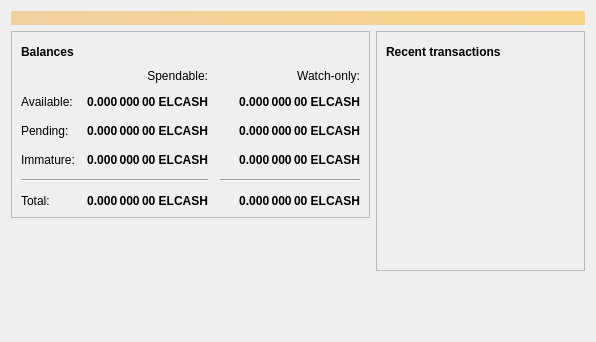
<?xml version="1.0" encoding="UTF-8"?>
<ui version="4.0">
 <class>OverviewPage</class>
 <widget class="QWidget" name="OverviewPage">
  <property name="geometry">
   <rect>
    <x>0</x>
    <y>0</y>
    <width>596</width>
    <height>342</height>
   </rect>
  </property>
  <property name="windowTitle">
   <string>Form</string>
  </property>
  <layout class="QVBoxLayout" name="topLayout">
   <item>
    <widget class="QLabel" name="labelAlerts">
     <property name="visible">
      <bool>false</bool>
     </property>
     <property name="styleSheet">
      <string notr="true">QLabel { background-color: qlineargradient(x1: 0, y1: 0, x2: 1, y2: 0, stop:0 #F0D0A0, stop:1 #F8D488); color:#000000; }</string>
     </property>
     <property name="wordWrap">
      <bool>true</bool>
     </property>
     <property name="margin">
      <number>3</number>
     </property>
     <property name="textInteractionFlags">
      <set>Qt::TextSelectableByMouse</set>
     </property>
    </widget>
   </item>
   <item>
    <layout class="QHBoxLayout" name="horizontalLayout" stretch="1,1">
     <item>
      <layout class="QVBoxLayout" name="verticalLayout_2">
       <item>
        <widget class="QFrame" name="frame">
         <property name="frameShape">
          <enum>QFrame::StyledPanel</enum>
         </property>
         <property name="frameShadow">
          <enum>QFrame::Raised</enum>
         </property>
         <layout class="QVBoxLayout" name="verticalLayout_4">
          <item>
           <layout class="QHBoxLayout" name="horizontalLayout_4">
            <item>
             <widget class="QLabel" name="label_5">
              <property name="font">
               <font>
                <weight>75</weight>
                <bold>true</bold>
               </font>
              </property>
              <property name="text">
               <string>Balances</string>
              </property>
             </widget>
            </item>
            <item>
             <widget class="QPushButton" name="labelWalletStatus">
              <property name="enabled">
               <bool>true</bool>
              </property>
              <property name="maximumSize">
               <size>
                <width>30</width>
                <height>16777215</height>
               </size>
              </property>
              <property name="toolTip">
               <string>The displayed information may be out of date. Your wallet automatically synchronizes with the Bitcoin network after a connection is established, but this process has not completed yet.</string>
              </property>
              <property name="text">
               <string/>
              </property>
              <property name="icon">
               <iconset resource="../bitcoin.qrc">
                <normaloff>:/icons/warning</normaloff>
                <disabledoff>:/icons/warning</disabledoff>:/icons/warning</iconset>
              </property>
              <property name="iconSize">
               <size>
                <width>24</width>
                <height>24</height>
               </size>
              </property>
              <property name="flat">
               <bool>true</bool>
              </property>
             </widget>
            </item>
            <item>
             <spacer name="horizontalSpacer_3">
              <property name="orientation">
               <enum>Qt::Horizontal</enum>
              </property>
              <property name="sizeHint" stdset="0">
               <size>
                <width>40</width>
                <height>20</height>
               </size>
              </property>
             </spacer>
            </item>
           </layout>
          </item>
          <item>
           <layout class="QGridLayout" name="gridLayout">
            <property name="spacing">
             <number>12</number>
            </property>
            <item row="2" column="2">
             <widget class="QLabel" name="labelWatchPending">
              <property name="font">
               <font>
                <weight>75</weight>
                <bold>true</bold>
               </font>
              </property>
              <property name="cursor">
               <cursorShape>IBeamCursor</cursorShape>
              </property>
              <property name="toolTip">
               <string>Unconfirmed transactions to watch-only addresses</string>
              </property>
              <property name="text">
               <string notr="true">0.000 000 00 ELCASH</string>
              </property>
              <property name="alignment">
               <set>Qt::AlignRight|Qt::AlignTrailing|Qt::AlignVCenter</set>
              </property>
              <property name="textInteractionFlags">
               <set>Qt::LinksAccessibleByMouse|Qt::TextSelectableByKeyboard|Qt::TextSelectableByMouse</set>
              </property>
             </widget>
            </item>
            <item row="2" column="1">
             <widget class="QLabel" name="labelUnconfirmed">
              <property name="font">
               <font>
                <weight>75</weight>
                <bold>true</bold>
               </font>
              </property>
              <property name="cursor">
               <cursorShape>IBeamCursor</cursorShape>
              </property>
              <property name="toolTip">
               <string>Total of transactions that have yet to be confirmed, and do not yet count toward the spendable balance</string>
              </property>
              <property name="text">
               <string notr="true">0.000 000 00 ELCASH</string>
              </property>
              <property name="alignment">
               <set>Qt::AlignRight|Qt::AlignTrailing|Qt::AlignVCenter</set>
              </property>
              <property name="textInteractionFlags">
               <set>Qt::LinksAccessibleByMouse|Qt::TextSelectableByKeyboard|Qt::TextSelectableByMouse</set>
              </property>
             </widget>
            </item>
            <item row="3" column="2">
             <widget class="QLabel" name="labelWatchImmature">
              <property name="font">
               <font>
                <weight>75</weight>
                <bold>true</bold>
               </font>
              </property>
              <property name="cursor">
               <cursorShape>IBeamCursor</cursorShape>
              </property>
              <property name="toolTip">
               <string>Mined balance in watch-only addresses that has not yet matured</string>
              </property>
              <property name="text">
               <string notr="true">0.000 000 00 ELCASH</string>
              </property>
              <property name="alignment">
               <set>Qt::AlignRight|Qt::AlignTrailing|Qt::AlignVCenter</set>
              </property>
              <property name="textInteractionFlags">
               <set>Qt::LinksAccessibleByMouse|Qt::TextSelectableByKeyboard|Qt::TextSelectableByMouse</set>
              </property>
             </widget>
            </item>
            <item row="4" column="0" colspan="2">
             <widget class="Line" name="line">
              <property name="orientation">
               <enum>Qt::Horizontal</enum>
              </property>
             </widget>
            </item>
            <item row="4" column="2">
             <widget class="Line" name="lineWatchBalance">
              <property name="sizePolicy">
               <sizepolicy hsizetype="Preferred" vsizetype="Fixed">
                <horstretch>0</horstretch>
                <verstretch>0</verstretch>
               </sizepolicy>
              </property>
              <property name="minimumSize">
               <size>
                <width>140</width>
                <height>0</height>
               </size>
              </property>
              <property name="orientation">
               <enum>Qt::Horizontal</enum>
              </property>
             </widget>
            </item>
            <item row="5" column="0">
             <widget class="QLabel" name="labelTotalText">
              <property name="text">
               <string>Total:</string>
              </property>
             </widget>
            </item>
            <item row="3" column="1">
             <widget class="QLabel" name="labelImmature">
              <property name="font">
               <font>
                <weight>75</weight>
                <bold>true</bold>
               </font>
              </property>
              <property name="cursor">
               <cursorShape>IBeamCursor</cursorShape>
              </property>
              <property name="toolTip">
               <string>Mined balance that has not yet matured</string>
              </property>
              <property name="text">
               <string notr="true">0.000 000 00 ELCASH</string>
              </property>
              <property name="alignment">
               <set>Qt::AlignRight|Qt::AlignTrailing|Qt::AlignVCenter</set>
              </property>
              <property name="textInteractionFlags">
               <set>Qt::LinksAccessibleByMouse|Qt::TextSelectableByKeyboard|Qt::TextSelectableByMouse</set>
              </property>
             </widget>
            </item>
            <item row="2" column="3">
             <spacer name="horizontalSpacer_2">
              <property name="orientation">
               <enum>Qt::Horizontal</enum>
              </property>
              <property name="sizeHint" stdset="0">
               <size>
                <width>40</width>
                <height>20</height>
               </size>
              </property>
             </spacer>
            </item>
            <item row="3" column="0">
             <widget class="QLabel" name="labelImmatureText">
              <property name="text">
               <string>Immature:</string>
              </property>
             </widget>
            </item>
            <item row="5" column="1">
             <widget class="QLabel" name="labelTotal">
              <property name="font">
               <font>
                <weight>75</weight>
                <bold>true</bold>
               </font>
              </property>
              <property name="cursor">
               <cursorShape>IBeamCursor</cursorShape>
              </property>
              <property name="toolTip">
               <string>Your current total balance</string>
              </property>
              <property name="text">
               <string notr="true">0.000 000 00 ELCASH</string>
              </property>
              <property name="alignment">
               <set>Qt::AlignRight|Qt::AlignTrailing|Qt::AlignVCenter</set>
              </property>
              <property name="textInteractionFlags">
               <set>Qt::LinksAccessibleByMouse|Qt::TextSelectableByKeyboard|Qt::TextSelectableByMouse</set>
              </property>
             </widget>
            </item>
            <item row="5" column="2">
             <widget class="QLabel" name="labelWatchTotal">
              <property name="font">
               <font>
                <weight>75</weight>
                <bold>true</bold>
               </font>
              </property>
              <property name="cursor">
               <cursorShape>IBeamCursor</cursorShape>
              </property>
              <property name="toolTip">
               <string>Current total balance in watch-only addresses</string>
              </property>
              <property name="text">
               <string notr="true">0.000 000 00 ELCASH</string>
              </property>
              <property name="alignment">
               <set>Qt::AlignRight|Qt::AlignTrailing|Qt::AlignVCenter</set>
              </property>
              <property name="textInteractionFlags">
               <set>Qt::LinksAccessibleByMouse|Qt::TextSelectableByKeyboard|Qt::TextSelectableByMouse</set>
              </property>
             </widget>
            </item>
            <item row="0" column="2">
             <widget class="QLabel" name="labelWatchonly">
              <property name="text">
               <string>Watch-only:</string>
              </property>
              <property name="alignment">
               <set>Qt::AlignRight|Qt::AlignTrailing|Qt::AlignVCenter</set>
              </property>
             </widget>
            </item>
            <item row="1" column="0">
             <widget class="QLabel" name="labelBalanceText">
              <property name="text">
               <string>Available:</string>
              </property>
             </widget>
            </item>
            <item row="1" column="1">
             <widget class="QLabel" name="labelBalance">
              <property name="font">
               <font>
                <weight>75</weight>
                <bold>true</bold>
               </font>
              </property>
              <property name="cursor">
               <cursorShape>IBeamCursor</cursorShape>
              </property>
              <property name="toolTip">
               <string>Your current spendable balance</string>
              </property>
              <property name="text">
               <string notr="true">0.000 000 00 ELCASH</string>
              </property>
              <property name="alignment">
               <set>Qt::AlignRight|Qt::AlignTrailing|Qt::AlignVCenter</set>
              </property>
              <property name="textInteractionFlags">
               <set>Qt::LinksAccessibleByMouse|Qt::TextSelectableByKeyboard|Qt::TextSelectableByMouse</set>
              </property>
             </widget>
            </item>
            <item row="1" column="2">
             <widget class="QLabel" name="labelWatchAvailable">
              <property name="font">
               <font>
                <weight>75</weight>
                <bold>true</bold>
               </font>
              </property>
              <property name="cursor">
               <cursorShape>IBeamCursor</cursorShape>
              </property>
              <property name="toolTip">
               <string>Your current balance in watch-only addresses</string>
              </property>
              <property name="text">
               <string notr="true">0.000 000 00 ELCASH</string>
              </property>
              <property name="alignment">
               <set>Qt::AlignRight|Qt::AlignTrailing|Qt::AlignVCenter</set>
              </property>
              <property name="textInteractionFlags">
               <set>Qt::LinksAccessibleByMouse|Qt::TextSelectableByKeyboard|Qt::TextSelectableByMouse</set>
              </property>
             </widget>
            </item>
            <item row="2" column="0">
             <widget class="QLabel" name="labelPendingText">
              <property name="text">
               <string>Pending:</string>
              </property>
             </widget>
            </item>
            <item row="0" column="1">
             <widget class="QLabel" name="labelSpendable">
              <property name="text">
               <string>Spendable:</string>
              </property>
              <property name="alignment">
               <set>Qt::AlignRight|Qt::AlignTrailing|Qt::AlignVCenter</set>
              </property>
             </widget>
            </item>
           </layout>
          </item>
         </layout>
        </widget>
       </item>
       <item>
        <spacer name="verticalSpacer">
         <property name="orientation">
          <enum>Qt::Vertical</enum>
         </property>
         <property name="sizeHint" stdset="0">
          <size>
           <width>20</width>
           <height>40</height>
          </size>
         </property>
        </spacer>
       </item>
      </layout>
     </item>
     <item>
      <layout class="QVBoxLayout" name="verticalLayout_3">
       <item>
        <widget class="QFrame" name="frame_2">
         <property name="frameShape">
          <enum>QFrame::StyledPanel</enum>
         </property>
         <property name="frameShadow">
          <enum>QFrame::Raised</enum>
         </property>
         <layout class="QVBoxLayout" name="verticalLayout">
          <item>
           <layout class="QHBoxLayout" name="horizontalLayout_2">
            <item>
             <widget class="QLabel" name="label_4">
              <property name="font">
               <font>
                <weight>75</weight>
                <bold>true</bold>
               </font>
              </property>
              <property name="text">
               <string>Recent transactions</string>
              </property>
             </widget>
            </item>
            <item>
             <widget class="QPushButton" name="labelTransactionsStatus">
              <property name="enabled">
               <bool>true</bool>
              </property>
              <property name="maximumSize">
               <size>
                <width>30</width>
                <height>16777215</height>
               </size>
              </property>
              <property name="toolTip">
               <string>The displayed information may be out of date. Your wallet automatically synchronizes with the Bitcoin network after a connection is established, but this process has not completed yet.</string>
              </property>
              <property name="text">
               <string/>
              </property>
              <property name="icon">
               <iconset resource="../bitcoin.qrc">
                <normaloff>:/icons/warning</normaloff>
                <disabledoff>:/icons/warning</disabledoff>:/icons/warning</iconset>
              </property>
              <property name="iconSize">
               <size>
                <width>24</width>
                <height>24</height>
               </size>
              </property>
              <property name="flat">
               <bool>true</bool>
              </property>
             </widget>
            </item>
            <item>
             <spacer name="horizontalSpacer">
              <property name="orientation">
               <enum>Qt::Horizontal</enum>
              </property>
              <property name="sizeHint" stdset="0">
               <size>
                <width>40</width>
                <height>20</height>
               </size>
              </property>
             </spacer>
            </item>
           </layout>
          </item>
          <item>
           <widget class="QListView" name="listTransactions">
            <property name="styleSheet">
             <string notr="true">QListView { background: transparent; }</string>
            </property>
            <property name="frameShape">
             <enum>QFrame::NoFrame</enum>
            </property>
            <property name="verticalScrollBarPolicy">
             <enum>Qt::ScrollBarAlwaysOff</enum>
            </property>
            <property name="horizontalScrollBarPolicy">
             <enum>Qt::ScrollBarAlwaysOff</enum>
            </property>
            <property name="selectionMode">
             <enum>QAbstractItemView::NoSelection</enum>
            </property>
           </widget>
          </item>
         </layout>
        </widget>
       </item>
       <item>
        <spacer name="verticalSpacer_2">
         <property name="orientation">
          <enum>Qt::Vertical</enum>
         </property>
         <property name="sizeHint" stdset="0">
          <size>
           <width>20</width>
           <height>40</height>
          </size>
         </property>
        </spacer>
       </item>
      </layout>
     </item>
    </layout>
   </item>
  </layout>
 </widget>
 <resources/>
 <connections/>
</ui>
